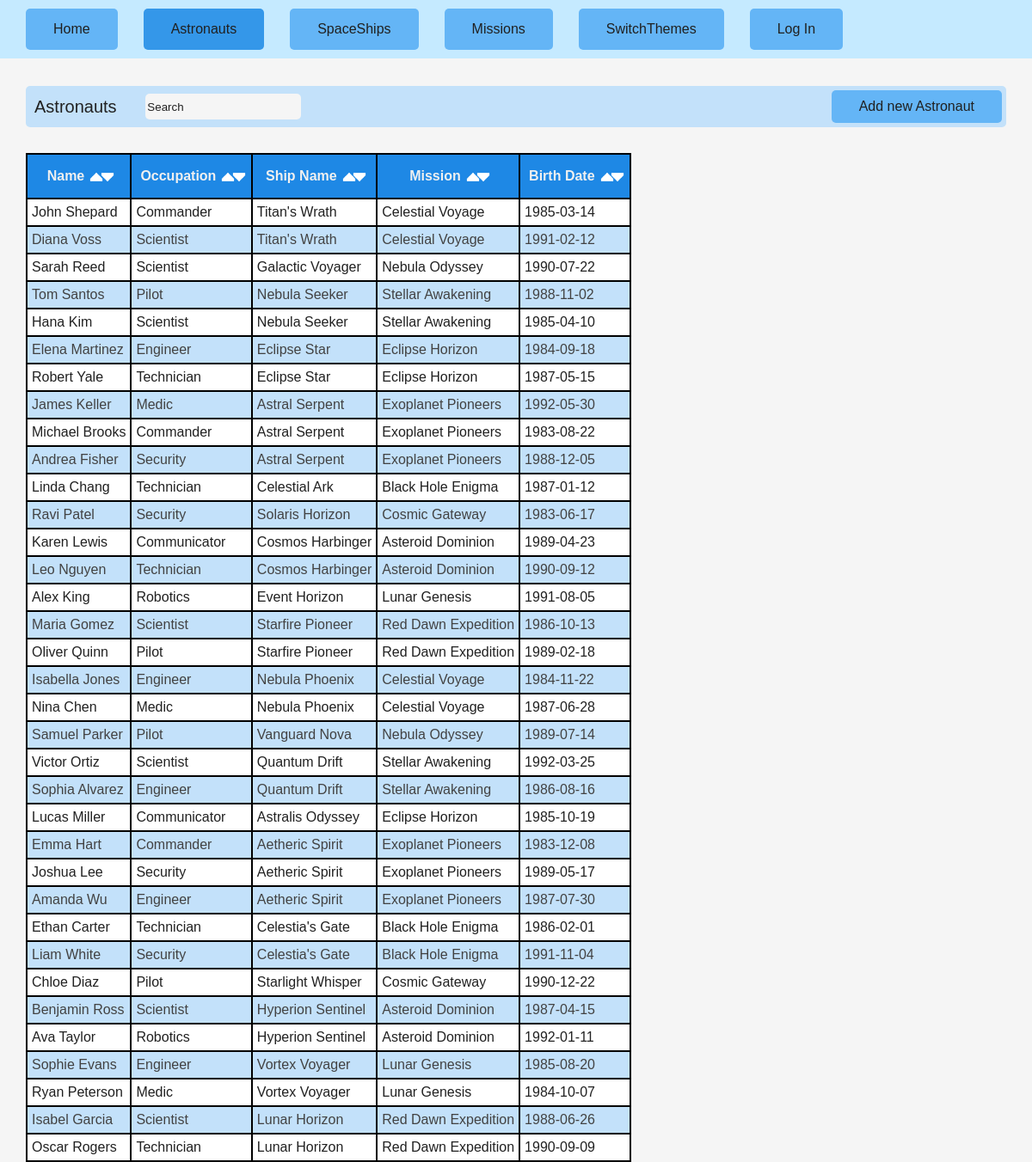
Screenshot of /php/astronauts.php with the database file from the repository.
### tables this page shows
CREATE TABLE IF NOT EXISTS `astronauts` (
  `id` INT UNSIGNED NOT NULL AUTO_INCREMENT,
  `first_name` VARCHAR(45) NOT NULL,
  `last_name` VARCHAR(45) NOT NULL,
  `occupation` ENUM('commander', 'engineer', 'scientist', 'pilot', 'medic', 'technician', 'security', 'communicator', 'robotics') NOT NULL,
  `birth_date` DATE NOT NULL,
  `spaceships_id` INT UNSIGNED NULL,
  PRIMARY KEY (`id`),
  INDEX `fk_astronauts_spaceships_idx` (`spaceships_id`),
  CONSTRAINT `fk_astronauts_spaceships`
    FOREIGN KEY (`spaceships_id`)
    REFERENCES `spaceships` (`id`)
    ON DELETE NO ACTION
    ON UPDATE NO ACTION);

CREATE TABLE IF NOT EXISTS `spaceships` (
  `id` INT UNSIGNED NOT NULL AUTO_INCREMENT,
  `name` VARCHAR(45) NOT NULL,
  `type` ENUM('scout', 'exploration', 'transport', 'dreadnaught', 'research', 'colony', 'resupply', 'mining') NOT NULL,
  `missions_id` INT UNSIGNED NULL,
  `description` VARCHAR(200) NULL,
  PRIMARY KEY (`id`),
  UNIQUE INDEX `name_UNIQUE` (`name`),
  INDEX `fk_spaceships_missions1_idx` (`missions_id`),
  CONSTRAINT `fk_spaceships_missions1`
    FOREIGN KEY (`missions_id`)
    REFERENCES `missions` (`id`)
    ON DELETE NO ACTION
    ON UPDATE NO ACTION);

CREATE TABLE IF NOT EXISTS `missions` (
  `id` INT UNSIGNED NOT NULL AUTO_INCREMENT,
  `title` VARCHAR(45) NOT NULL,
  `description` VARCHAR(200) NULL,
  `start_date` DATE NOT NULL,
  `end_date` DATE NULL,
  `status` ENUM('planned', 'in_progress', 'completed', 'cancelled') NULL DEFAULT 'planned',
  `launch_location` VARCHAR(200) NULL,
  `destination` VARCHAR(200) NULL,
  `image_url` VARCHAR(200) NULL,
  PRIMARY KEY (`id`));

### php/astronauts.php (the view, shortened to what this page needs)
<?php
    require_once "db.php";
?>
<html !DOCTYPE>
<html lang="hu">
    <head>
        <?php require "style.php"; ?>
    </head>
    <body>
        <?php include "navbar.php"; ?>
        <div class="topbar">Astronauts
            <div class="search-input">
                <input type="text" id="searchInput" placeholder="Search">
            </div>
            <div class="right">
                <a href="astronauts_update.php" class="button">Add new Astronaut</a>
            </div>
        </div>
        <table>
            <tr>
                <th>
                    <div class="th-content">
                        <div>Name</div>
                        <div class="button-container">
                            <img class="button" onclick= "sortTable(0, 'up')" src="../resources/images/up_arrow_white.png" alt="up_arrow_white.png">
                            <img class="button" onclick= "sortTable(0, 'down')" src="../resources/images/down_arrow_white.png" alt="down_arrow_white.png">
                        </div>
                    </div>
                </th>
                <th>
                    <div class="th-content">
                        <div>Occupation</div>
                        <div class="button-container">
                            <img class="button" onclick= "sortTable(1, 'up')" src="../resources/images/up_arrow_white.png" alt="up_arrow_white.png">
                            <img class="button" onclick= "sortTable(1, 'down')" src="../resources/images/down_arrow_white.png" alt="down_arrow_white.png">
                        </div>
                    </div>
                </th>
                <th>
                    <div class="th-content">
                        <div>Ship Name</div>
                        <div class="button-container">
                            <img class="button" onclick= "sortTable(2, 'up')" src="../resources/images/up_arrow_white.png" alt="up_arrow_white.png">
                            <img class="button" onclick= "sortTable(2, 'down')" src="../resources/images/down_arrow_white.png" alt="down_arrow_white.png">
                        </div>
                    </div>
                </th>
                <th>
                    <div class="th-content">
                        <div>Mission</div>
                        <div class="button-container">
                            <img class="button" onclick= "sortTable(3, 'up')" src="../resources/images/up_arrow_white.png" alt="up_arrow_white.png">
                            <img class="button" onclick= "sortTable(3, 'down')" src="../resources/images/down_arrow_white.png" alt="down_arrow_white.png">
                        </div>
                    </div>
                </th>
                <th>
                    <div class="th-content">
                        <div>Birth Date</div>
                        <div class="button-container">
                            <img class="button" onclick= "sortTable(4, 'up')" src="../resources/images/up_arrow_white.png" alt="up_arrow_white.png">
                            <img class="button" onclick= "sortTable(4, 'down')" src="../resources/images/down_arrow_white.png" alt="down_arrow_white.png">
                        </div>
                    </div>
                </th>
            </tr>
            <?php
                $query = $db->query("SELECT * FROM astronauts");
                while ($row = $query->fetchObject()):
            ?>
                <tr>
                    <td><?= $row->first_name ?> <?= $row->last_name ?></td>
                    <td><?= ucfirst($row->occupation) ?></td>
                    <?php
                    $spaceship = "";
                    if($row->spaceships_id !== NULL){
                        $spaceship_query = "SELECT missions_id, name FROM spaceships WHERE spaceships.id = $row->spaceships_id;";
                        $spaceship = $db->query($spaceship_query)->fetchObject();
                        if(isset($spaceship->missions_id)){
                            $mission_query = "SELECT title FROM missions WHERE missions.id = $spaceship->missions_id";
                            $mission_title = $db->query($mission_query)->fetchObject();
                        }
                    }?>
                    <td><?= $spaceship->name ?? "" ?></td>
                    <td><?= ($row->spaceships_id !== NULL) ? $mission_title->title : "" ?></td>
                    <td><?= $row->birth_date ?></td>
                </tr>
            <?php endwhile; ?>
        </table>
    </body>
</html>

### css/light_theme.css (style rules this page uses)
body { font-family: Arial, Helvetica, sans-serif; background-color: #f5f5f5; color: #212121; margin: 0%; }
table { background-color: black; margin-left: 30px; margin-top: 30px; border-spacing: 2px; }
th { background-color: #1e88e5; color: #f0f0f0; height: 50px; padding-left: 10px; padding-right: 10px; }
th .button { cursor: pointer; }
.button-container { margin-left: 10px; margin-top: auto; margin-bottom: auto; }
.button-container img.button { background-color: rgba(0, 0, 0, 0); margin: -4px; padding: 0%; width: 16px; height: 16px; }
.th-content { display: flex; align-items: center; justify-content: center; }
td { text-align: left; height: 30px; padding-left: 5px; padding-right: 5px; }
tr { padding: 0%; }
tr:nth-child(even) { background-color: #ffffff; }
tr:nth-child(odd) { background-color: #c3e1fa; color: #424242; }
.button { border: none; color: #202020; padding: 15px 32px; text-align: center; text-decoration: none; display: inline-block; font-size: 16px; background-color: #64b5f6; cursor: pointer; border-radius: 5px; }
.right { font-size: large; display: inline-flex; justify-content: flex-end; width: 100%; }
.topbar { display: flex; align-items: center; justify-content: space-between; margin: 30px; padding-left: 10px; padding-right: 5px; padding-top: 5px; padding-bottom: 5px; color: #212121; background-color: #c3e1fa; font-size: 20; white-space: nowrap; border-radius: 5px; }
.topbar .button { padding-top: 10px; padding-bottom: 10px; }
#searchInput { background-color: #f5f5f5; color: #212121; border-radius: 5px; height: 30px; border: none; }
#searchInput::placeholder { color: #212121; opacity: 1; }

### rows the page displays
astronauts: first_name "John", last_name "Shepard", occupation "Commander", spaceships.name "Titan's Wrath", missions.title "Celestial Voyage", birth_date "1985-03-14"
astronauts: first_name "Diana", last_name "Voss", occupation "Scientist", spaceships.name "Titan's Wrath", missions.title "Celestial Voyage", birth_date "1991-02-12"
astronauts: first_name "Sarah", last_name "Reed", occupation "Scientist", spaceships.name "Galactic Voyager", missions.title "Nebula Odyssey", birth_date "1990-07-22"
astronauts: first_name "Tom", last_name "Santos", occupation "Pilot", spaceships.name "Nebula Seeker", missions.title "Stellar Awakening", birth_date "1988-11-02"
astronauts: first_name "Hana", last_name "Kim", occupation "Scientist", spaceships.name "Nebula Seeker", missions.title "Stellar Awakening", birth_date "1985-04-10"
astronauts: first_name "Elena", last_name "Martinez", occupation "Engineer", spaceships.name "Eclipse Star", missions.title "Eclipse Horizon", birth_date "1984-09-18"
astronauts: first_name "Robert", last_name "Yale", occupation "Technician", spaceships.name "Eclipse Star", missions.title "Eclipse Horizon", birth_date "1987-05-15"
astronauts: first_name "James", last_name "Keller", occupation "Medic", spaceships.name "Astral Serpent", missions.title "Exoplanet Pioneers", birth_date "1992-05-30"
astronauts: first_name "Michael", last_name "Brooks", occupation "Commander", spaceships.name "Astral Serpent", missions.title "Exoplanet Pioneers", birth_date "1983-08-22"
astronauts: first_name "Andrea", last_name "Fisher", occupation "Security", spaceships.name "Astral Serpent", missions.title "Exoplanet Pioneers", birth_date "1988-12-05"
astronauts: first_name "Linda", last_name "Chang", occupation "Technician", spaceships.name "Celestial Ark", missions.title "Black Hole Enigma", birth_date "1987-01-12"
astronauts: first_name "Ravi", last_name "Patel", occupation "Security", spaceships.name "Solaris Horizon", missions.title "Cosmic Gateway", birth_date "1983-06-17"
astronauts: first_name "Karen", last_name "Lewis", occupation "Communicator", spaceships.name "Cosmos Harbinger", missions.title "Asteroid Dominion", birth_date "1989-04-23"
astronauts: first_name "Leo", last_name "Nguyen", occupation "Technician", spaceships.name "Cosmos Harbinger", missions.title "Asteroid Dominion", birth_date "1990-09-12"
astronauts: first_name "Alex", last_name "King", occupation "Robotics", spaceships.name "Event Horizon", missions.title "Lunar Genesis", birth_date "1991-08-05"
astronauts: first_name "Maria", last_name "Gomez", occupation "Scientist", spaceships.name "Starfire Pioneer", missions.title "Red Dawn Expedition", birth_date "1986-10-13"
astronauts: first_name "Oliver", last_name "Quinn", occupation "Pilot", spaceships.name "Starfire Pioneer", missions.title "Red Dawn Expedition", birth_date "1989-02-18"
astronauts: first_name "Isabella", last_name "Jones", occupation "Engineer", spaceships.name "Nebula Phoenix", missions.title "Celestial Voyage", birth_date "1984-11-22"
astronauts: first_name "Nina", last_name "Chen", occupation "Medic", spaceships.name "Nebula Phoenix", missions.title "Celestial Voyage", birth_date "1987-06-28"
astronauts: first_name "Samuel", last_name "Parker", occupation "Pilot", spaceships.name "Vanguard Nova", missions.title "Nebula Odyssey", birth_date "1989-07-14"
astronauts: first_name "Victor", last_name "Ortiz", occupation "Scientist", spaceships.name "Quantum Drift", missions.title "Stellar Awakening", birth_date "1992-03-25"
astronauts: first_name "Sophia", last_name "Alvarez", occupation "Engineer", spaceships.name "Quantum Drift", missions.title "Stellar Awakening", birth_date "1986-08-16"
astronauts: first_name "Lucas", last_name "Miller", occupation "Communicator", spaceships.name "Astralis Odyssey", missions.title "Eclipse Horizon", birth_date "1985-10-19"
astronauts: first_name "Emma", last_name "Hart", occupation "Commander", spaceships.name "Aetheric Spirit", missions.title "Exoplanet Pioneers", birth_date "1983-12-08"
astronauts: first_name "Joshua", last_name "Lee", occupation "Security", spaceships.name "Aetheric Spirit", missions.title "Exoplanet Pioneers", birth_date "1989-05-17"
astronauts: first_name "Amanda", last_name "Wu", occupation "Engineer", spaceships.name "Aetheric Spirit", missions.title "Exoplanet Pioneers", birth_date "1987-07-30"
astronauts: first_name "Ethan", last_name "Carter", occupation "Technician", spaceships.name "Celestia's Gate", missions.title "Black Hole Enigma", birth_date "1986-02-01"
astronauts: first_name "Liam", last_name "White", occupation "Security", spaceships.name "Celestia's Gate", missions.title "Black Hole Enigma", birth_date "1991-11-04"
astronauts: first_name "Chloe", last_name "Diaz", occupation "Pilot", spaceships.name "Starlight Whisper", missions.title "Cosmic Gateway", birth_date "1990-12-22"
astronauts: first_name "Benjamin", last_name "Ross", occupation "Scientist", spaceships.name "Hyperion Sentinel", missions.title "Asteroid Dominion", birth_date "1987-04-15"
astronauts: first_name "Ava", last_name "Taylor", occupation "Robotics", spaceships.name "Hyperion Sentinel", missions.title "Asteroid Dominion", birth_date "1992-01-11"
astronauts: first_name "Sophie", last_name "Evans", occupation "Engineer", spaceships.name "Vortex Voyager", missions.title "Lunar Genesis", birth_date "1985-08-20"
astronauts: first_name "Ryan", last_name "Peterson", occupation "Medic", spaceships.name "Vortex Voyager", missions.title "Lunar Genesis", birth_date "1984-10-07"
astronauts: first_name "Isabel", last_name "Garcia", occupation "Scientist", spaceships.name "Lunar Horizon", missions.title "Red Dawn Expedition", birth_date "1988-06-26"
astronauts: first_name "Oscar", last_name "Rogers", occupation "Technician", spaceships.name "Lunar Horizon", missions.title "Red Dawn Expedition", birth_date "1990-09-09"

### other values shown
$title "Home"
$title "Astronauts"
$title "SpaceShips"
$title "Missions"
$title "SwitchThemes"
$title "Log In"
